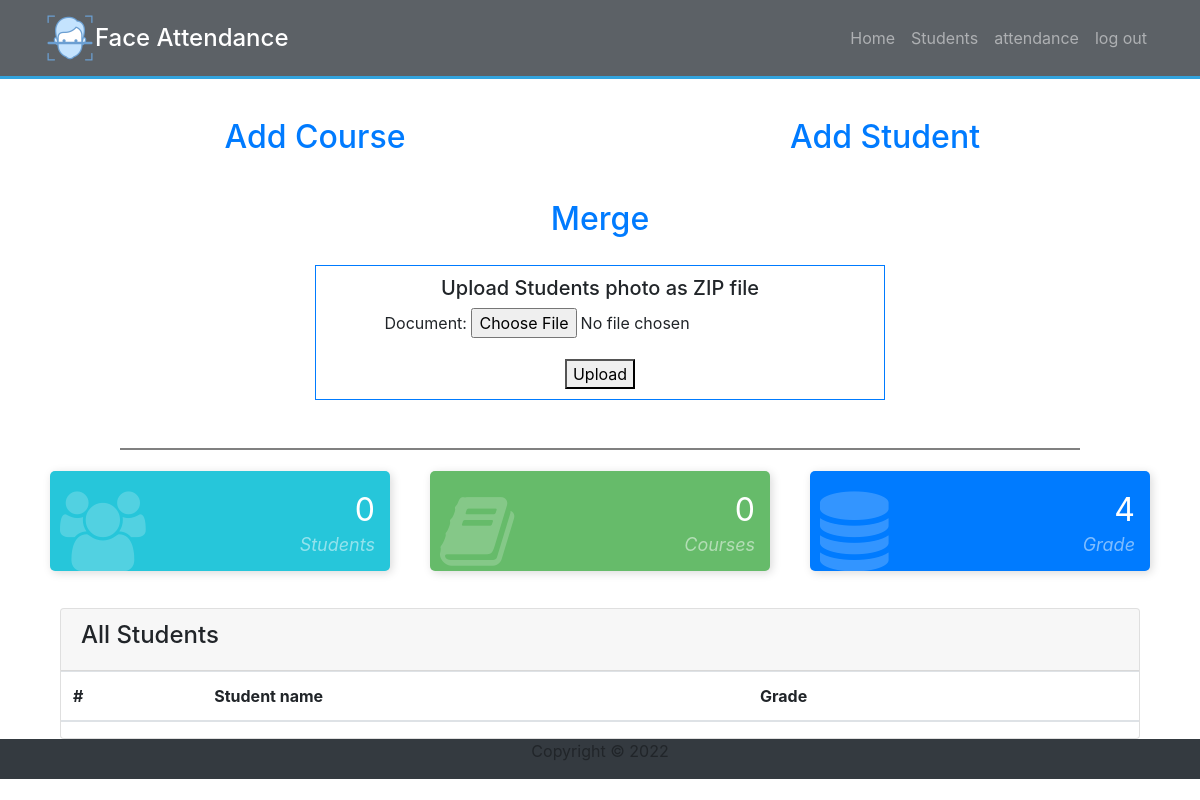
The app's page /Students/ (signed in), older data.
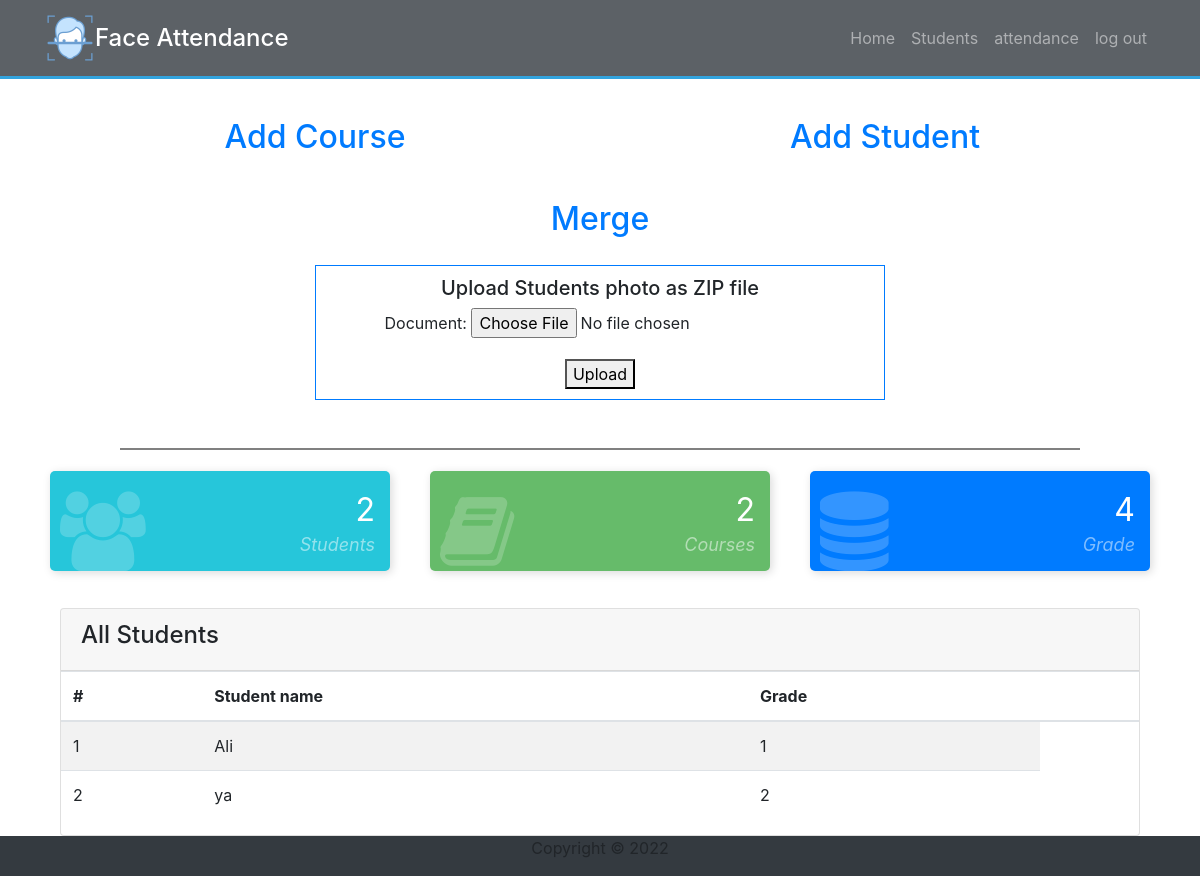
The same page, newer data.
### attendance_app/models.py (models this page shows, shortened)
class addStudent(models.Model):
    id=models.AutoField(primary_key=True)
    student_name=models.CharField(max_length=255, default="")
    grade_n = models.CharField(max_length=255)
    created_at=models.DateTimeField(auto_now_add=True)
    updated_at=models.DateTimeField(auto_now_add=True)
    objects=models.Manager()

### attendance_app/views.py (the view)
# urls.py: path('Students/', views.Students, name="Students"),
@login_required
def Students(request):
    student_count=addStudent.objects.count()
    course_count=Courses.objects.count()
    student_data = addStudent.objects.all()
    if request.method == 'POST':
        form = DocumentForm(request.POST, request.FILES)
        if form.is_valid():
            form.save()
            return redirect('Students')
    else:
        form = DocumentForm()
    return render(request, "attendance_app/Students.html",{"student_count":student_count ,"course_count":course_count,"student_data":student_data, 'form': form  })

### attendance_app/forms.py
class DocumentForm(forms.ModelForm):
    class Meta:
        model = Images
        fields = ('document', )

### templates/attendance_app/Students.html (shortened to what the changed rows need)
{% load static %}
<!DOCTYPE html>
<html lang="en">
<head>
  <link rel="stylesheet" href="{% static 'CSS/font-awesome.min.css' %}">
  <link rel="stylesheet" href="{% static 'CSS/students_contents.css' %}">
  <link rel="stylesheet" href="https://cdn.jsdelivr.net/npm/bootstrap@4.0.0/dist/css/bootstrap.min.css">
  <link rel="stylesheet" href="https://cdnjs.cloudflare.com/ajax/libs/font-awesome/4.7.0/css/font-awesome.css" />
</head>
<body id="home">
<header id="home-section2">
    <div class="container">
      <div class="row">
        <div class="col-md-6">
      <a href="/add_course/" class="nav-link">
    <h2 style="text-align: center;padding:10px"> Add Course </h2>
    </a>
  </div>
  <div class="col-md-6">
      <a href="/add_student/" class="nav-link">
    <h2 style="text-align: center;padding:10px"> Add Student </h2>
    </a>
  </div>
  </div>
  <div class="col-lg-12">
    <a href="/merge/" class="nav-link">
  <h2 style="text-align: center;padding:10px"> Merge </h2>
  </a>
  </div>
  </div>
<div class="container">
    <div class="row">
        <div class="col-md-4">
            <div class="card-counter info">
              <i class="fa fa-users"></i>
              <span class="count-numbers">{{student_count}}</span>
              <span class="count-name">Students</span>
            </div>
          </div>
          <div class="col-md-4">
            <div class="card-counter success">
              <i class="fa fa-book"></i>
              <span class="count-numbers">{{course_count}}</span>
              <span class="count-name">Courses</span>
            </div>
          </div>
</div>
</div>
<section id="posts">
    <div class="container center">
        <div class="col-lg-12">
          <div class="card">
            <table class="table table-striped">
              <thead class="thead-inverse">
                <tr>
                  <th>#</th>
                  <th>Student name</th>
                  <th>Grade</th>
                  <th></th>
                </tr>
              </thead>
              <tbody>
                      {% for stu in student_data %}
                <tr>
                  <td>{{ forloop.counter }}</td>
                  <td>{{ stu.student_name }}</td>
                  <td>{{ stu.grade_n }}</td>
                </tr>
              {% endfor %}
              </tbody>
            </table>
        </div>
      </div>
    </div>
  </section>
</body>
</html>

Row changes from the older to the newer data that the page shows:
added addStudent: student_name "Ali", grade_n "1"
added addStudent: student_name "ya", grade_n "2"
Text that changed along with them:
{{ student_count }}: "0" → "2"
{{ course_count }}: "0" → "2"
